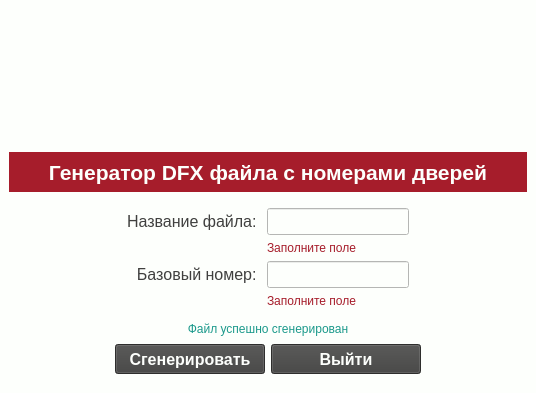
<?xml version="1.0" encoding="UTF-8"?>
<ui version="4.0">
 <class>MainWindow</class>
 <widget class="QMainWindow" name="MainWindow">
  <property name="geometry">
   <rect>
    <x>0</x>
    <y>0</y>
    <width>536</width>
    <height>393</height>
   </rect>
  </property>
  <property name="windowTitle">
   <string>QDoors DFX Generator</string>
  </property>
  <property name="styleSheet">
   <string notr="true">background-color: rgb(253, 255, 252);</string>
  </property>
  <widget class="QWidget" name="centralwidget">
   <layout class="QVBoxLayout" name="verticalLayout">
    <item>
     <widget class="QLabel" name="Logo">
      <property name="sizePolicy">
       <sizepolicy hsizetype="Fixed" vsizetype="Fixed">
        <horstretch>0</horstretch>
        <verstretch>0</verstretch>
       </sizepolicy>
      </property>
      <property name="minimumSize">
       <size>
        <width>500</width>
        <height>137</height>
       </size>
      </property>
      <property name="maximumSize">
       <size>
        <width>500</width>
        <height>137</height>
       </size>
      </property>
      <property name="font">
       <font>
        <family>Arial</family>
        <pointsize>14</pointsize>
       </font>
      </property>
      <property name="styleSheet">
       <string notr="true"/>
      </property>
      <property name="text">
       <string/>
      </property>
      <property name="pixmap">
       <pixmap>../img/logo.png</pixmap>
      </property>
      <property name="scaledContents">
       <bool>true</bool>
      </property>
      <property name="alignment">
       <set>Qt::AlignLeading|Qt::AlignLeft|Qt::AlignVCenter</set>
      </property>
      <property name="margin">
       <number>5</number>
      </property>
     </widget>
    </item>
    <item>
     <widget class="QLabel" name="Header">
      <property name="sizePolicy">
       <sizepolicy hsizetype="Preferred" vsizetype="Fixed">
        <horstretch>0</horstretch>
        <verstretch>0</verstretch>
       </sizepolicy>
      </property>
      <property name="minimumSize">
       <size>
        <width>0</width>
        <height>40</height>
       </size>
      </property>
      <property name="font">
       <font>
        <family>Arial</family>
        <pointsize>16</pointsize>
        <weight>75</weight>
        <bold>true</bold>
       </font>
      </property>
      <property name="styleSheet">
       <string notr="true">color: rgb(253, 255, 252);
background-color: rgb(166, 29, 43);</string>
      </property>
      <property name="text">
       <string>Генератор DFX файла с номерами дверей</string>
      </property>
      <property name="alignment">
       <set>Qt::AlignCenter</set>
      </property>
      <property name="margin">
       <number>0</number>
      </property>
     </widget>
    </item>
    <item>
     <layout class="QGridLayout" name="gridLayout" columnstretch="0,0,0,0,0">
      <property name="topMargin">
       <number>10</number>
      </property>
      <property name="bottomMargin">
       <number>5</number>
      </property>
      <item row="4" column="2">
       <widget class="QLabel" name="basic_number_error">
        <property name="maximumSize">
         <size>
          <width>150</width>
          <height>16777215</height>
         </size>
        </property>
        <property name="font">
         <font>
          <family>Arial</family>
         </font>
        </property>
        <property name="styleSheet">
         <string notr="true">color: rgb(166, 29, 43);</string>
        </property>
        <property name="text">
         <string>Заполните поле</string>
        </property>
        <property name="alignment">
         <set>Qt::AlignLeading|Qt::AlignLeft|Qt::AlignTop</set>
        </property>
       </widget>
      </item>
      <item row="1" column="2">
       <widget class="QLineEdit" name="file_name_input">
        <property name="sizePolicy">
         <sizepolicy hsizetype="Preferred" vsizetype="Fixed">
          <horstretch>0</horstretch>
          <verstretch>0</verstretch>
         </sizepolicy>
        </property>
        <property name="font">
         <font>
          <family>Arial</family>
          <pointsize>12</pointsize>
         </font>
        </property>
       </widget>
      </item>
      <item row="1" column="1">
       <widget class="QLabel" name="file_name_label">
        <property name="sizePolicy">
         <sizepolicy hsizetype="Preferred" vsizetype="Preferred">
          <horstretch>0</horstretch>
          <verstretch>0</verstretch>
         </sizepolicy>
        </property>
        <property name="font">
         <font>
          <family>Arial</family>
          <pointsize>12</pointsize>
         </font>
        </property>
        <property name="styleSheet">
         <string notr="true">color: rgb(64, 64, 63);</string>
        </property>
        <property name="text">
         <string>Название файла: </string>
        </property>
        <property name="alignment">
         <set>Qt::AlignRight|Qt::AlignTrailing|Qt::AlignVCenter</set>
        </property>
       </widget>
      </item>
      <item row="2" column="2">
       <widget class="QLabel" name="file_name_error">
        <property name="sizePolicy">
         <sizepolicy hsizetype="Preferred" vsizetype="Preferred">
          <horstretch>0</horstretch>
          <verstretch>0</verstretch>
         </sizepolicy>
        </property>
        <property name="maximumSize">
         <size>
          <width>150</width>
          <height>16777215</height>
         </size>
        </property>
        <property name="font">
         <font>
          <family>Arial</family>
         </font>
        </property>
        <property name="styleSheet">
         <string notr="true">color: rgb(166, 29, 43);</string>
        </property>
        <property name="text">
         <string>Заполните поле</string>
        </property>
        <property name="alignment">
         <set>Qt::AlignLeading|Qt::AlignLeft|Qt::AlignTop</set>
        </property>
        <property name="margin">
         <number>0</number>
        </property>
       </widget>
      </item>
      <item row="3" column="1">
       <widget class="QLabel" name="basic_number_label">
        <property name="sizePolicy">
         <sizepolicy hsizetype="Preferred" vsizetype="Preferred">
          <horstretch>0</horstretch>
          <verstretch>0</verstretch>
         </sizepolicy>
        </property>
        <property name="font">
         <font>
          <family>Arial</family>
          <pointsize>12</pointsize>
         </font>
        </property>
        <property name="styleSheet">
         <string notr="true">color: rgb(64, 64, 63);</string>
        </property>
        <property name="text">
         <string>Базовый номер: </string>
        </property>
        <property name="alignment">
         <set>Qt::AlignRight|Qt::AlignTrailing|Qt::AlignVCenter</set>
        </property>
       </widget>
      </item>
      <item row="3" column="2">
       <widget class="QLineEdit" name="basic_number_input">
        <property name="sizePolicy">
         <sizepolicy hsizetype="Preferred" vsizetype="Fixed">
          <horstretch>0</horstretch>
          <verstretch>0</verstretch>
         </sizepolicy>
        </property>
        <property name="font">
         <font>
          <family>Arial</family>
          <pointsize>12</pointsize>
         </font>
        </property>
       </widget>
      </item>
      <item row="1" column="0">
       <spacer name="horizontalSpacer">
        <property name="orientation">
         <enum>Qt::Horizontal</enum>
        </property>
        <property name="sizeHint" stdset="0">
         <size>
          <width>40</width>
          <height>20</height>
         </size>
        </property>
       </spacer>
      </item>
      <item row="1" column="3">
       <spacer name="horizontalSpacer_2">
        <property name="orientation">
         <enum>Qt::Horizontal</enum>
        </property>
        <property name="sizeHint" stdset="0">
         <size>
          <width>40</width>
          <height>20</height>
         </size>
        </property>
       </spacer>
      </item>
     </layout>
    </item>
    <item>
     <widget class="QLabel" name="label_status">
      <property name="font">
       <font>
        <family>Arial</family>
       </font>
      </property>
      <property name="styleSheet">
       <string notr="true">color: rgb(27, 153, 139);</string>
      </property>
      <property name="text">
       <string>Файл успешно сгенерирован</string>
      </property>
      <property name="alignment">
       <set>Qt::AlignCenter</set>
      </property>
      <property name="margin">
       <number>5</number>
      </property>
     </widget>
    </item>
    <item>
     <layout class="QHBoxLayout" name="horizontalLayout">
      <property name="bottomMargin">
       <number>10</number>
      </property>
      <item>
       <spacer name="horizontalSpacer_3">
        <property name="orientation">
         <enum>Qt::Horizontal</enum>
        </property>
        <property name="sizeHint" stdset="0">
         <size>
          <width>40</width>
          <height>20</height>
         </size>
        </property>
       </spacer>
      </item>
      <item>
       <widget class="QPushButton" name="btn_generate">
        <property name="sizePolicy">
         <sizepolicy hsizetype="Preferred" vsizetype="Fixed">
          <horstretch>0</horstretch>
          <verstretch>0</verstretch>
         </sizepolicy>
        </property>
        <property name="minimumSize">
         <size>
          <width>150</width>
          <height>30</height>
         </size>
        </property>
        <property name="maximumSize">
         <size>
          <width>150</width>
          <height>30</height>
         </size>
        </property>
        <property name="font">
         <font>
          <family>Arial</family>
          <pointsize>12</pointsize>
          <weight>75</weight>
          <bold>true</bold>
         </font>
        </property>
        <property name="styleSheet">
         <string notr="true">background-color: rgb(64, 64, 63);
color: rgb(253, 255, 252);</string>
        </property>
        <property name="text">
         <string>Сгенерировать</string>
        </property>
        <property name="autoDefault">
         <bool>false</bool>
        </property>
        <property name="default">
         <bool>false</bool>
        </property>
        <property name="flat">
         <bool>false</bool>
        </property>
       </widget>
      </item>
      <item>
       <widget class="QPushButton" name="btn_exit">
        <property name="minimumSize">
         <size>
          <width>150</width>
          <height>30</height>
         </size>
        </property>
        <property name="maximumSize">
         <size>
          <width>150</width>
          <height>30</height>
         </size>
        </property>
        <property name="font">
         <font>
          <family>Arial</family>
          <pointsize>12</pointsize>
          <weight>75</weight>
          <bold>true</bold>
         </font>
        </property>
        <property name="styleSheet">
         <string notr="true">background-color: rgb(64, 64, 63);
color: rgb(253, 255, 252);</string>
        </property>
        <property name="text">
         <string>Выйти</string>
        </property>
       </widget>
      </item>
      <item>
       <spacer name="horizontalSpacer_4">
        <property name="orientation">
         <enum>Qt::Horizontal</enum>
        </property>
        <property name="sizeHint" stdset="0">
         <size>
          <width>40</width>
          <height>20</height>
         </size>
        </property>
       </spacer>
      </item>
     </layout>
    </item>
   </layout>
  </widget>
 </widget>
 <resources/>
 <connections/>
</ui>
